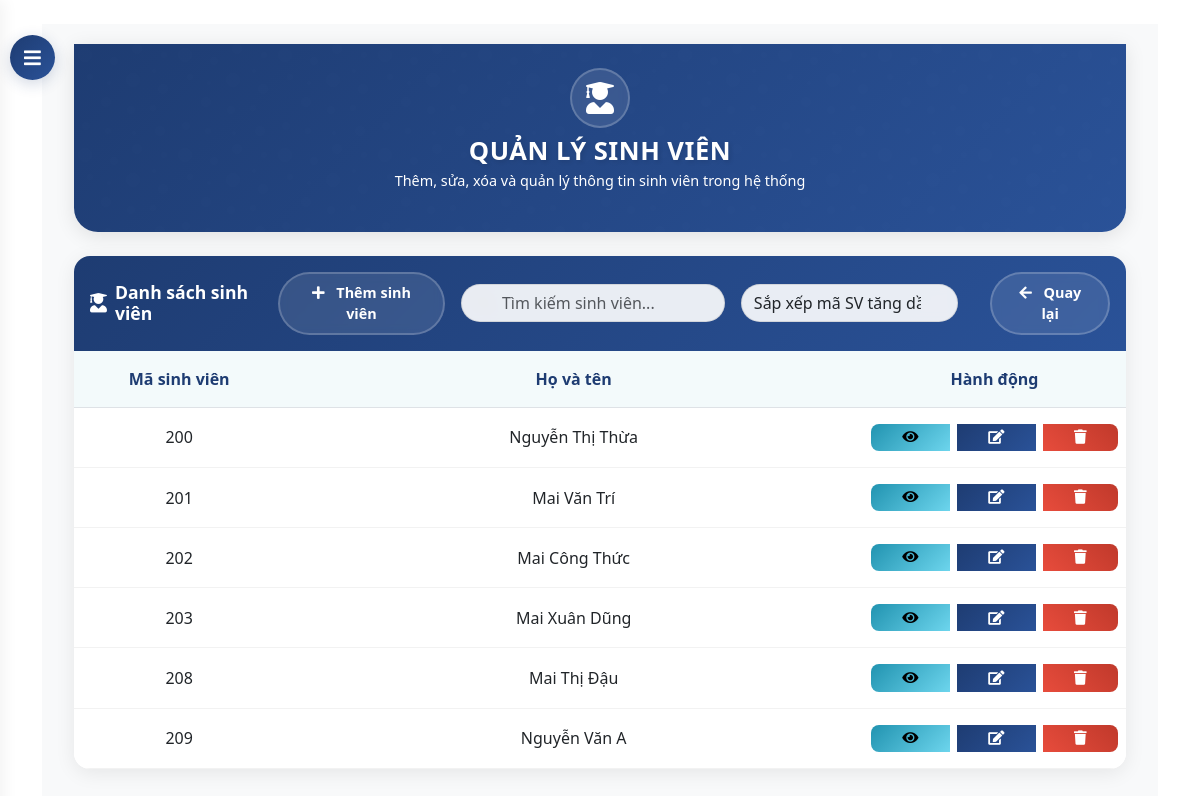
Before: /dashboard/students/ (signed in) with the older database file.
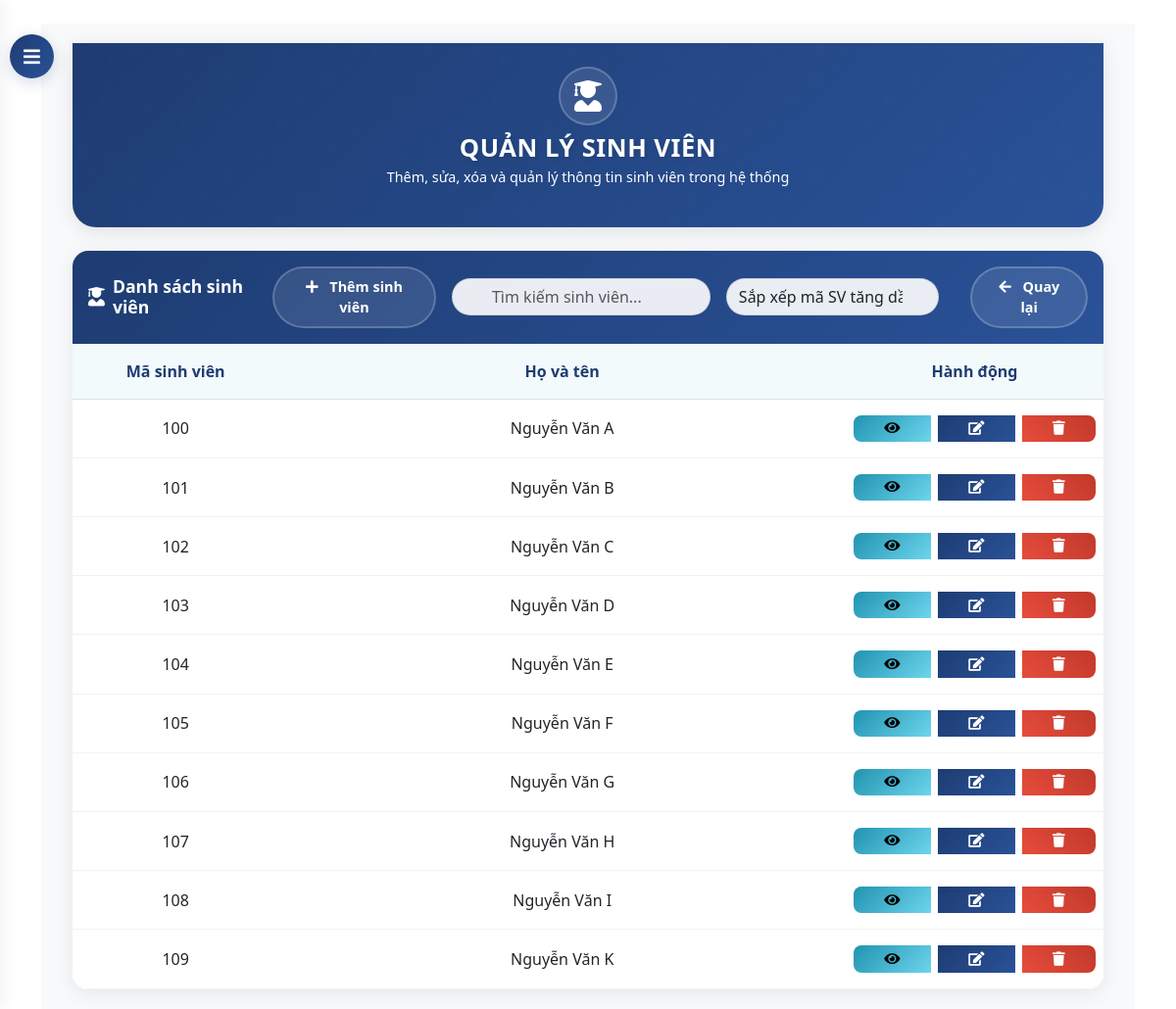
After: the same page with the newer database file.
### core/models.py (models this page shows, shortened)
class Student(models.Model):
    student_id = models.CharField(max_length=20, unique=True)
    name = models.CharField(max_length=100)
    phone = models.CharField(max_length=15, blank=True, null=True)
    user = models.OneToOneField(User, on_delete=models.SET_NULL, null=True, blank=True)

### core/views.py (the view)
# urls.py: path('dashboard/students/', views.student_list, name='student_list'),
@login_required
@user_passes_test(is_admin)
def student_list(request):
    direction = request.GET.get('direction', 'asc')  # Default ascending
    search_query = request.GET.get('search', '').strip()
    students = Student.objects.all()
    if search_query:
        students = students.filter(
            Q(student_id__icontains=search_query) |
            Q(name__icontains=search_query)
        )
    order_by = 'student_id'
    if direction == 'desc':
        order_by = f'-{order_by}'
    students = students.order_by(order_by)
    context = {
        'students': students,
        'search_query': search_query,
        'current_direction': direction
    }
    return render(request, 'core/admin/student_list.html', context)

### core/views.py (called while the page is built)
def is_admin(user):
    return user.is_superuser

### templates/core/admin/student_list.html (shortened to what this page needs)
{% extends 'base.html' %}
{% block content %}
<button id="sidebarCollapse">
    <i class="fas fa-bars"></i>
</button>
<div id="content">
    <div class="container-fluid">
        <div class="hero-section">
            <div class="container">
                <div class="row justify-content-center text-center">
                    <div class="col-md-8">
                        <div class="hero-icon">
                            <i class="fas fa-user-graduate"></i>
                        </div>
                        <h1 class="hero-title">QUẢN LÝ SINH VIÊN</h1>
                        <p class="hero-subtitle">Thêm, sửa, xóa và quản lý thông tin sinh viên trong hệ thống</p>
                    </div>
                </div>
            </div>
        </div>
        <div class="student-card">
            <div class="card-header d-flex justify-content-between align-items-center">
                <h4 class="mb-0">
                    <i class="fas fa-user-graduate"></i>
                    Danh sách sinh viên
                </h4>
                <div class="d-flex gap-3">
                    <a href="{% url 'student_create' %}" class="btn btn-add">
                        <i class="fas fa-plus"></i>
                        Thêm sinh viên
                    </a>
                    <form method="get" class="d-flex gap-3 align-items-center">
                        <div class="search-box">
                            <input type="text" name="search" class="form-control" placeholder="Tìm kiếm sinh viên..." value="{{ search_query }}">
                        </div>
                        <div class="filter-box">
                            <select name="direction" class="form-select" onchange="this.form.submit()">
                                <option value="asc" {% if current_direction == 'asc' %}selected{% endif %}>Sắp xếp mã SV tăng dần</option>
                            </select>
                        </div>
                        <a href="{% url 'admin_dashboard' %}" class="btn btn-back">
                            <i class="fas fa-arrow-left"></i>
                            Quay lại
                        </a>
                    </form>
                </div>
            </div>
            <div class="card-body">
                {% if students %}
                <div class="table-container">
                    <div class="table-responsive">
                        <table class="table">
                            <thead>
                                <tr>
                                    <th>Mã sinh viên</th>
                                    <th>Họ và tên</th>
                                    <th>Hành động</th>
                                </tr>
                            </thead>
                            <tbody>
                                {% for student in students %}
                                <tr>
                                    <td>{{ student.student_id }}</td>
                                    <td>{{ student.name }}</td>
                                    <td>
                                        <div class="btn-group">
                                            <a href="{% url 'student_detail' student.id %}" class="btn btn-info btn-sm" title="Xem chi tiết">
                                                <i class="fas fa-eye"></i>
                                            </a>
                                            <a href="{% url 'student_edit' student.id %}" class="btn btn-primary btn-sm" title="Chỉnh sửa">
                                                <i class="fas fa-edit"></i>
                                            </a>
                                            <a href="{% url 'student_delete' student.id %}" class="btn btn-danger btn-sm" title="Xóa" onclick="return confirm('Bạn có chắc chắn muốn xóa sinh viên này không?');">
                                                <i class="fas fa-trash"></i>
                                            </a>
                                        </div>
                                    </td>
                                </tr>
                                {% endfor %}
                            </tbody>
                        </table>
                    </div>
                </div>
                {% else %}
                <div class="alert alert-info text-center">
                    <i class="fas fa-info-circle me-2"></i> Chưa có sinh viên nào trong hệ thống.
                </div>
                {% endif %}
            </div>
        </div>
    </div>
</div>
{% endblock %}

### templates/base.html (shortened to what this page needs)
<!DOCTYPE html>
<html lang="vi">
<head>
    <link href="https://cdn.jsdelivr.net/npm/bootstrap@5.3.0-alpha1/dist/css/bootstrap.min.css" rel="stylesheet">
    <link href="https://cdnjs.cloudflare.com/ajax/libs/font-awesome/5.15.4/css/all.min.css" rel="stylesheet">
</head>
<body>
    <main class="container mt-4">
        {% block content %}{% endblock %}
    </main>
</body>
</html>

### templates/base.html (style rules this page uses)
:root { --navbar-bg: #0d47a1; --navbar-hover: rgba(255, 255, 255, 0.1); }

Changed rows visible on the page:
removed Student: student_id "200", name "Nguyễn Thị Thừa"
removed Student: student_id "201", name "Mai Văn Trí"
removed Student: student_id "202", name "Mai Công Thức"
removed Student: student_id "203", name "Mai Xuân Dũng"
removed Student: student_id "208", name "Mai Thị Đậu"
removed Student: student_id "209", name "Nguyễn Văn A"
added Student: student_id "100", name "Nguyễn Văn A"
added Student: student_id "101", name "Nguyễn Văn B"
added Student: student_id "102", name "Nguyễn Văn C"
added Student: student_id "103", name "Nguyễn Văn D"
added Student: student_id "104", name "Nguyễn Văn E"
added Student: student_id "105", name "Nguyễn Văn F"
added Student: student_id "106", name "Nguyễn Văn G"
added Student: student_id "107", name "Nguyễn Văn H"
added Student: student_id "108", name "Nguyễn Văn I"
added Student: student_id "109", name "Nguyễn Văn K"
